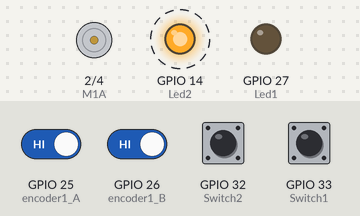
The program below on a simulated ESP32. Parts: motor-driver pin pairs drawn as motors (green arrow = first pin HIGH = forward, orange = second pin HIGH = backward, longer = more drive), output pins drawn as LEDs (lit = HIGH). Dashed ring = blinking. The inputs (shaded band) are chosen by the test bench; at power-on: GPIO 25 (encoder1_A), GPIO 26 (encoder1_B), GPIO 32 (Switch2), GPIO 33 (Switch1) HIGH. What the program prints to the serial monitor is not drawn.

Above: at 2.26 s.
2.3 s: GPIO 33 (Switch1) pulled LOW for 0.15 s
At 2.41 s:
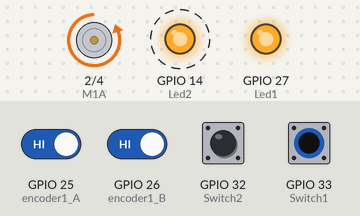
5.3 s: GPIO 33 (Switch1) pulled LOW for 1 s
At 5.41 s:
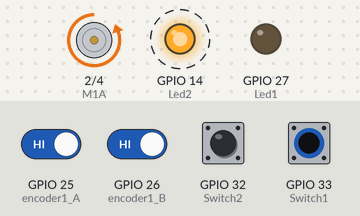
11.3 s: GPIO 33 (Switch1) pulled LOW for 3.2 s
At 11.41 s:
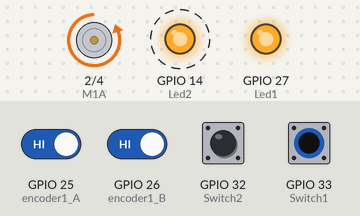
Timing chart, 0 to 17.0 s (numbered marks = the images above; inputs shaded):
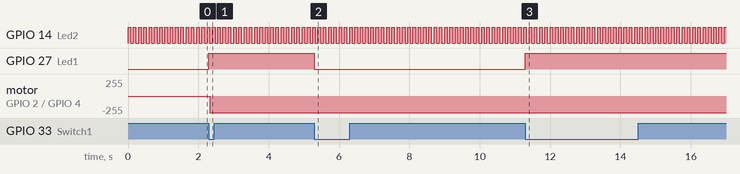

The program:

main.cpp
```cpp
#include <Arduino.h>
#include <math.h>


// 定数
const double VMAX = 12.0;
const int16_t DUTY_MAX = 2047;
const int16_t DUTY_LIM = 2040;
const int COUNT_NUM = 4000;
const double dt = 1e-03;
const double resolution = 2.0 * PI / 2400.0;

// ゲイン定数
const double K0 = -6.376e+02;
const double K1 = -2.733e+01;
const double G = 5.477e+03;
const double Lp0 = -1.774e+03;    // 極配置法
const double Lp1 = -4.046e+05;    // 極配置法
const double Lk0 = -1.001;           // 定常カルマンフィルタ
const double Lk1 = -7.751e-01;       // 定常カルマンフィルタ

// ピン定義
const uint8_t Led1 = 27, Led2 = 14;
const uint8_t encoder1_A = 25, encoder1_B = 26;
const uint8_t M1A = A12, M1B = A10;
const uint8_t Switch1 = 33, Switch2 = 32;

// グローバル変数
volatile int enc_count;
double vout = 0.0;
double theta[2] = {0.0, 0.0}, dtheta[2] = {0.0, 0.0};
double theta_hat[2] = {0.0, 0.0}, dtheta_hat[2] = {0.0, 0.0};
double target = PI * 0.5;
bool flag_button_pushed = false, flag_debug = false;
bool flag_is_discrete = true;  // true:定常カルマンフィルタ、false:極配置法
uint32_t cnt_debug = 0, i = 0;

// デバッグデータ
double theta_debug[COUNT_NUM + 1], input_debug[COUNT_NUM + 1];

// タイマー
hw_timer_t *timer = NULL, *timer1 = NULL;

// 関数プロトタイプ
int16_t state_feedback(double x, double dx, double x_ref);
void state_observer(double y, double u, bool is_discrete_flag);
int16_t Msequence_signal_output(int m_sequence);
void IRAM_ATTR control();
void IRAM_ATTR LED_Flashing();
void IRAM_ATTR button1_pushed();
void IRAM_ATTR button2_pushed();
void encoder1_pulse_a();
void encoder1_pulse_b();

void setup()
{
  // シリアル通信設定
  Serial.begin(921600);

  // GPIOおよびPWM設定
  pinMode(Led1, OUTPUT);
  pinMode(Led2, OUTPUT);
  pinMode(Switch1, INPUT_PULLUP);
  pinMode(Switch2, INPUT_PULLUP);
  pinMode(encoder1_A, INPUT_PULLUP);
  pinMode(encoder1_B, INPUT_PULLUP);

  // PWM設定
  ledcSetup(1, 20000, 11);
  ledcSetup(2, 20000, 11);
  ledcAttachPin(M1A, 1);
  ledcAttachPin(M1B, 2);

  // 割り込み設定
  attachInterrupt(encoder1_A, encoder1_pulse_a, CHANGE);
  attachInterrupt(encoder1_B, encoder1_pulse_b, CHANGE);
  attachInterrupt(Switch1, button1_pushed, FALLING);
  attachInterrupt(Switch2, button2_pushed, FALLING);

  // タイマー設定
  timer = timerBegin(0, 80, true);
  timerAttachInterrupt(timer, &LED_Flashing, true);
  timerAlarmWrite(timer, 75000, true);
  timerAlarmEnable(timer);

  timer1 = timerBegin(1, 80, true);
  timerAttachInterrupt(timer1, &control, true);
  timerAlarmWrite(timer1, 1000, true);

  Serial.println("ESP32 Initialized");
  digitalWrite(Led2, HIGH);
  delay(1000);
  timerAlarmEnable(timer1);
}

void loop()
{
  if (flag_debug)
  {
    if (i < COUNT_NUM)
    {
      Serial.printf("%u, %.3f, %.6f\r\n", i, input_debug[i], theta_debug[i]);
      i++;
    }
  }
  Serial.printf("%lu, %.2f, %.4f, %.4f, %.4f\r\n",
                millis(), vout, theta[0], theta_hat[0], dtheta_hat[0]);
  delay(3);
}

// 状態フィードバック制御
int16_t state_feedback(double x, double dx, double x_ref)
{
  static double integral_error = 0.0;
  double error = x_ref - x;
  integral_error = constrain(integral_error + error * dt, -VMAX, VMAX);

  double u = K0 * x + K1 * dx + G * integral_error;
  u = constrain(u, -VMAX, VMAX);

  int16_t duty = (int16_t)(u * DUTY_MAX / VMAX);
  duty = constrain(duty, -DUTY_LIM, DUTY_LIM);

  vout = u;
  return isfinite(vout) ? duty : 0;
}

// 状態オブザーバ
void state_observer(double y, double u, bool is_discrete_flag)
{
  if (is_discrete_flag)
  {
    theta_hat[0] = (theta_hat[1] - y) * Lk0 + 1.953e-5 * u + theta_hat[1] + 0.000987 * dtheta_hat[1];
    dtheta_hat[0] = (theta_hat[1] - y) * Lk1 + 0.0389 * u + 0.9747 * dtheta_hat[1];
  }
  else
  {
    theta_hat[0] += ((theta_hat[1] - y) * Lp0 + dtheta_hat[1]) * dt;
    dtheta_hat[0] += ((theta_hat[1] - y) * Lp1 + 39.4 * u - 25.6 * dtheta_hat[1]) * dt;
  }
  theta_hat[1] = theta_hat[0];
  dtheta_hat[1] = dtheta_hat[0];
}

// 割り込み処理
void IRAM_ATTR LED_Flashing()
{
  digitalWrite(Led2, !digitalRead(Led2));
}

void IRAM_ATTR control()
{
  theta[0] = enc_count * resolution;
  dtheta[0] = (theta[0] - theta[1]) / dt;

  if (flag_button_pushed)
  {
    state_observer(theta[0], vout, flag_is_discrete);
    int16_t duty = state_feedback(theta_hat[0], dtheta_hat[0], target);
    if (cnt_debug < COUNT_NUM)
    {
      input_debug[cnt_debug] = vout;
      theta_debug[cnt_debug] = theta[0];
      cnt_debug++;
    }
    ledcWrite(1, duty > 0 ? 0 : abs(duty));
    ledcWrite(2, duty > 0 ? abs(duty) : 0);
  }

  theta[1] = theta[0];
  dtheta[1] = dtheta[0];
}

void IRAM_ATTR button1_pushed()
{
  flag_button_pushed = !flag_button_pushed;
  digitalWrite(Led1, flag_button_pushed ? HIGH : LOW);
}

void IRAM_ATTR button2_pushed()
{
  flag_debug = !flag_debug;
}

void encoder1_pulse_a()
{
  if (digitalRead(encoder1_A) == 1)
  {
    if (digitalRead(encoder1_B) == 0)
      enc_count++;
    else
      enc_count--;
  }else
  {
    if (digitalRead(encoder1_B) == 1)
      enc_count++;
    else
      enc_count--;
  }
}
void encoder1_pulse_b()
{
  if (digitalRead(encoder1_B) == 1)
  {
    if (digitalRead(encoder1_A) == 1)
      enc_count++;
    else
      enc_count--;
  }else
  {
    if (digitalRead(encoder1_A) == 0)
      enc_count++;
    else
      enc_count--;
  }
}
```

Measured:
- after the input at 2.3 s, GPIO 27 (Led1): LOW → HIGH at once; motor on GPIO 2 (M1A) / GPIO 4 (M1B): stopped → backward 254/255 at once
- after the input at 5.3 s, GPIO 27 (Led1): HIGH → LOW at once
- after the input at 11.3 s, GPIO 27 (Led1): LOW → HIGH at once
- by itself, GPIO 14 (Led2): alternates HIGH for 0.07 s and LOW for 0.07 s
